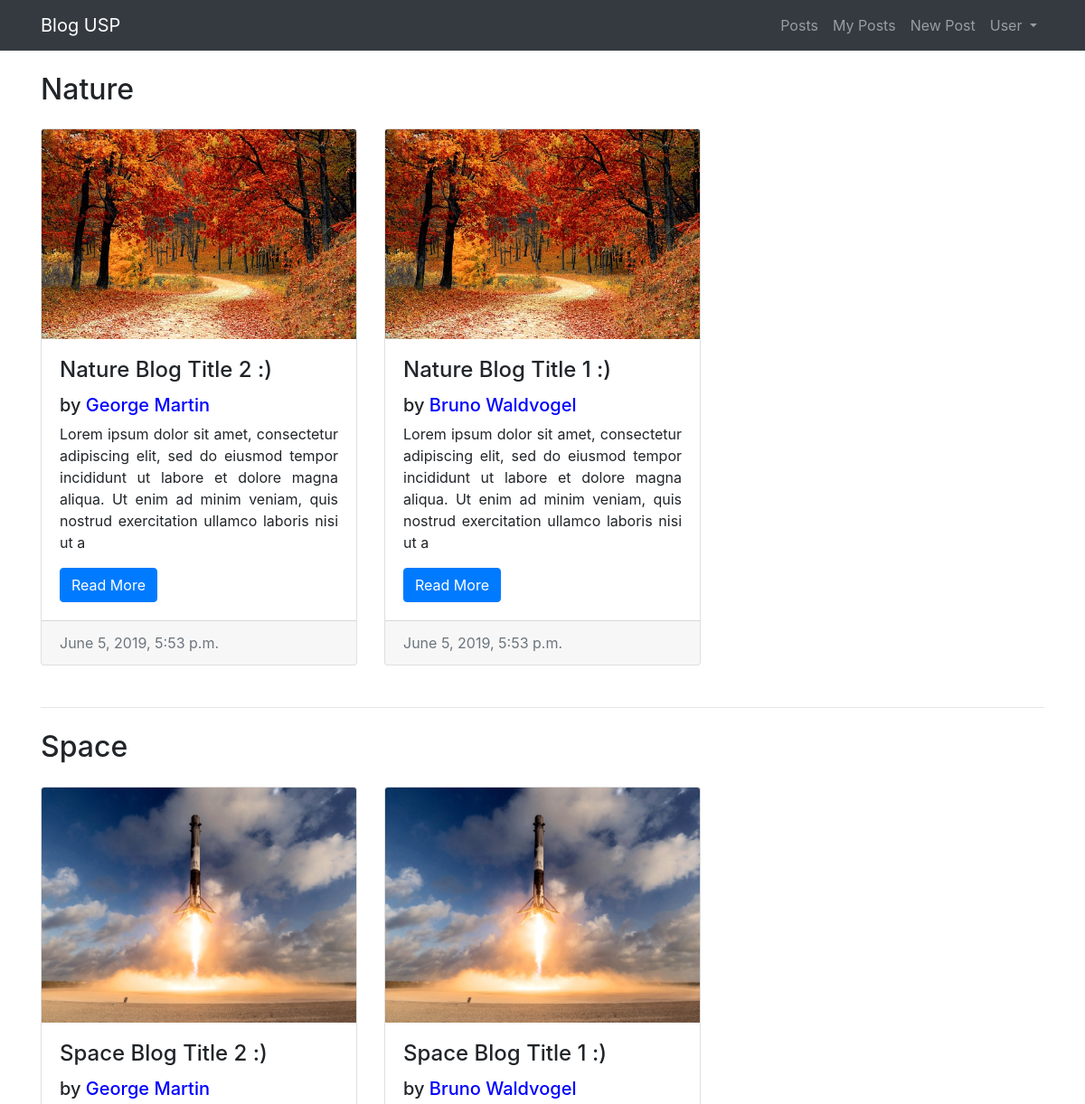
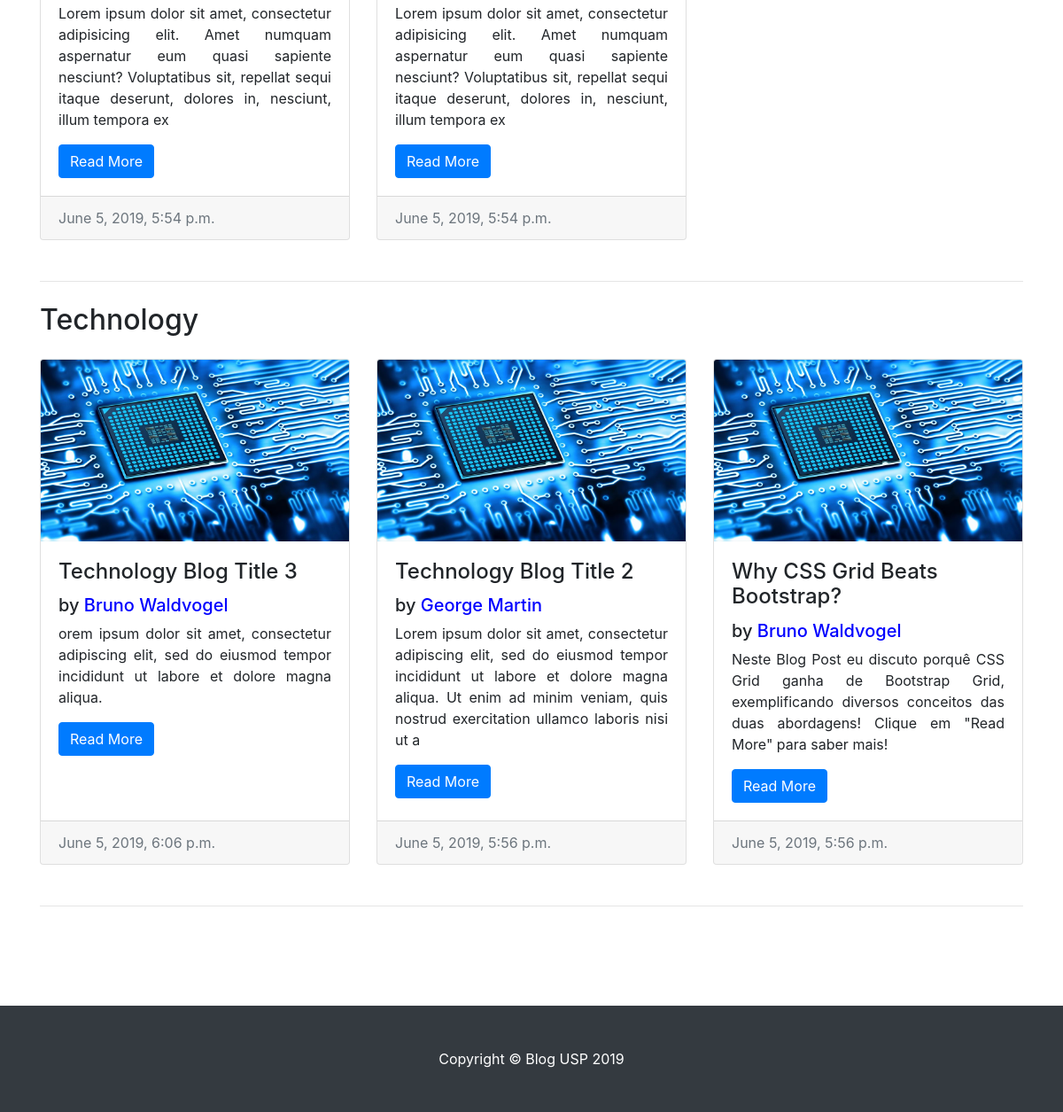
/blog/blogs/, run on the app's committed database (2 pictures, top to bottom).
### blog/models.py (models this page shows, shortened)
class Theme(models.Model):
    theme = models.CharField('Theme', max_length=50, help_text = "Enter your Theme")
    class Meta:
        verbose_name = 'Theme'
        verbose_name_plural = 'Themes'
        ordering = ['theme']
    def __str__(self):
        return f'{self.theme}'

class Blog(models.Model):
    blog_title = models.CharField('Blog Title', max_length=50, help_text = "Enter your Blog Title")
    blog_text = models.TextField('Blog Text', help_text = "Enter your Blog Text")
    blog_summary = models.CharField('Blog Summary', max_length=200, help_text = 'Enter your Blog Summary', null=True, blank=True)
    blog_theme = models.ForeignKey('Theme', null=True, on_delete=models.SET_NULL, help_text = "Enter your Blog Theme")
    blog_date = models.DateTimeField('Blog Date', auto_now_add = True)
    author = models.ForeignKey('Author', on_delete=models.CASCADE)
    class Meta:
        verbose_name = "Blog"
        verbose_name_plural = "Blogs"
        ordering = ['blog_theme','-blog_date']
    def get_absolute_url(self):
        return reverse("blog-detail", args=[str(self.id)])

class Author(models.Model):
    user = models.ForeignKey(User, on_delete=models.CASCADE)
    first_name = models.CharField('First Name', max_length=50, help_text = 'Enter your First Name')
    last_name = models.CharField('Last Name', max_length=50, help_text = 'Enter your Last Name')
    biography = models.TextField('Biography', max_length=300, help_text = 'Enter your Biography', null=True, blank=True)
    class Meta:
        verbose_name = "Author"
        verbose_name_plural = "Authors"
    def get_absolute_url(self):
        return reverse("author-detail", args=[str(self.id)])

### blog/views.py (the view)
# urls.py: path('', RedirectView.as_view(url='blogs/')),
def blogs(request):
    themes = Theme.objects.all()
    blogs = Blog.objects.all()
    context = {
        'blogs': blogs,
        'themes': themes,
    }
    return render(request, 'blogs.html', context=context)

### blog/templates/blogs.html (shortened to what this page needs)
{% extends "generic.html" %}
{% block content %}
  <div class="container">
    {% for theme in themes %}
        <h2 class="my-4">{{ theme }}</h2>
        <div class="row">
            {% for blog in blogs %}
                {% if blog.blog_theme == theme %}
                    <div class="col-lg-4 col-sm-6 portfolio-item">
                        <div class="card h-100">
                            {% if blog.blog_theme|stringformat:"s" == "Nature" %}
                                {% load static %}
                                <img class="card-img-top" src="{% static 'images/nature.jpg' %}" alt="Nature Image">
                            {% elif blog.blog_theme|stringformat:"s" == "Technology" %}
                                {% load static %}
                                <img class="card-img-top" src="{% static 'images/tech.jpg' %}" alt="Tech Image">
                            {% elif blog.blog_theme|stringformat:"s" == "Space" %}
                                {% load static %}
                                <img class="card-img-top" src="{% static 'images/rocket.jpg' %}" alt="Space Image">
                            {% else %}
                                {% load static %}
                            {% endif %}
                            <div class="card-body">
                                <h4 class="card-title">
                                    {{ blog.blog_title }}
                                </h4>
                                <h5>by
                                    <a href="{{blog.author.get_absolute_url}}"<small style="color:blue;">{{blog.author.first_name}} {{blog.author.last_name}}</small></a>
                                </h5>
                                <p class="card-text just"> {{ blog.blog_summary }} </p>
                                <a href="{{ blog.get_absolute_url }}" class="btn btn-primary">Read More</a>
                            </div>
                            <div class="card-footer text-muted">
                                {{ blog.blog_date }}
                            </div>
                        </div>
                    </div>
                {% endif %}
            {% endfor %}
        </div>
        <hr/>
        {% endfor %}
    </div>
{% endblock %}

### blog/templates/generic.html (shortened to what this page needs)
<!DOCTYPE html>
<html lang="en">
<head>
    {% load static %}
    <link rel="stylesheet" href="{% static 'css/login.css' %}">
    {% load static %}
    <link rel="stylesheet" href="{% static 'css/posts.css' %}">
    <!--{% load static %}
    <img src="{% static 'catalog/images/local_library_model_uml.png' %}" alt="UML diagram" style="width:555px;height:540px;">-->
    <link rel="stylesheet" href="https://stackpath.bootstrapcdn.com/bootstrap/4.3.1/css/bootstrap.min.css">
</head>
<body>
    <nav class="navbar fixed-top navbar-expand-lg navbar-dark bg-dark fixed-top">
        <div class="container">
            <a class="navbar-brand" href="{% url 'blogs' %}">Blog USP</a>
            <div class="collapse navbar-collapse" id="navbarResponsive">
                <ul class="navbar-nav ml-auto">
                    <li class="nav-item">
                        <a class="nav-link" href="{% url 'blogs' %}">Posts</a>
                    </li>
                    <li class="nav-item">
                        <a class="nav-link" href="{% url 'myposts' %}">My Posts</a>
                    </li>
                    <li class="nav-item">
                        <a class="nav-link" href="{% url 'newpost'%}">New Post</a>
                    </li>
                    <li class="nav-item dropdown">
                        {% if user.is_authenticated %}
                        <a class="nav-link dropdown-toggle" href="#" id="navbarDropdown" role="button" data-toggle="dropdown" aria-haspopup="true" aria-expanded="false">
                            <strong>{{ user.username }}</strong>
                        </a>
                        <div class="dropdown-menu" aria-labelledby="navbarDropdown">
                            <a class="dropdown-item" href="{% url 'logout' %}">Sign Out</a>
                        </div>
                        {% else %}
                        <a class="nav-link dropdown-toggle" href="#" id="navbarDropdown" role="button" data-toggle="dropdown" aria-haspopup="true" aria-expanded="false">
                            User
                        </a>
                        {% endif %}
                    </li>
                </ul>
            </div>
        </div>
    </nav>
    {% block content %}
    {% endblock %}
    <br><br><br><br>
    <footer class="py-5 bg-dark">
        <div class="container">
            <p class="m-0 text-center text-white">Copyright &copy; Blog USP 2019</p>
        </div>
    </footer>
</body>
</html>

### blog/static/css/login.css (style rules this page uses)
:root { --input-padding-x: 1.5rem; --input-padding-y: .75rem; }
footer { position: relative; bottom: 0; width: 100%; }

### blog/static/css/posts.css (style rules this page uses)
body { padding-top: 56px; }
.portfolio-item { margin-bottom: 30px; }
.just { text-align: justify; }

### data on the page
Theme: theme "Nature"
Blog: blog_title "Nature Blog Title 2 :)", author.first_name "George", author.last_name "Martin", blog_summary "Lorem ipsum dolor sit amet, consectetur adipiscing elit, sed do eiusmod tempor incididunt ut labore et dolore magna aliqua. Ut enim ad minim veniam, quis nostrud exercitation ullamco laboris nisi ut a", blog_date "June 5, 2019, 5:53 p.m."
Blog: blog_title "Nature Blog Title 1 :)", author.first_name "Bruno", author.last_name "Waldvogel", blog_summary "Lorem ipsum dolor sit amet, consectetur adipiscing elit, sed do eiusmod tempor incididunt ut labore et dolore magna aliqua. Ut enim ad minim veniam, quis nostrud exercitation ullamco laboris nisi ut a", blog_date "June 5, 2019, 5:53 p.m."
Theme: theme "Space"
Blog: blog_title "Space Blog Title 2 :)", author.first_name "George", author.last_name "Martin", blog_summary "Lorem ipsum dolor sit amet, consectetur adipisicing elit. Amet numquam aspernatur eum quasi sapiente nesciunt? Voluptatibus sit, repellat sequi itaque deserunt, dolores in, nesciunt, illum tempora ex", blog_date "June 5, 2019, 5:54 p.m."
Blog: blog_title "Space Blog Title 1 :)", author.first_name "Bruno", author.last_name "Waldvogel", blog_summary "Lorem ipsum dolor sit amet, consectetur adipisicing elit. Amet numquam aspernatur eum quasi sapiente nesciunt? Voluptatibus sit, repellat sequi itaque deserunt, dolores in, nesciunt, illum tempora ex", blog_date "June 5, 2019, 5:54 p.m."
Theme: theme "Technology"
Blog: blog_title "Technology Blog Title 3", author.first_name "Bruno", author.last_name "Waldvogel", blog_summary "orem ipsum dolor sit amet, consectetur adipiscing elit, sed do eiusmod tempor incididunt ut labore et dolore magna aliqua.", blog_date "June 5, 2019, 6:06 p.m."
Blog: blog_title "Technology Blog Title 2", author.first_name "George", author.last_name "Martin", blog_summary "Lorem ipsum dolor sit amet, consectetur adipiscing elit, sed do eiusmod tempor incididunt ut labore et dolore magna aliqua. Ut enim ad minim veniam, quis nostrud exercitation ullamco laboris nisi ut a", blog_date "June 5, 2019, 5:56 p.m."
Blog: blog_title "Why CSS Grid Beats Bootstrap?", author.first_name "Bruno", author.last_name "Waldvogel", blog_summary "Neste Blog Post eu discuto porquê CSS Grid ganha de Bootstrap Grid, exemplificando diversos conceitos das duas abordagens! Clique em \"Read More\" para saber mais!", blog_date "June 5, 2019, 5:56 p.m."
